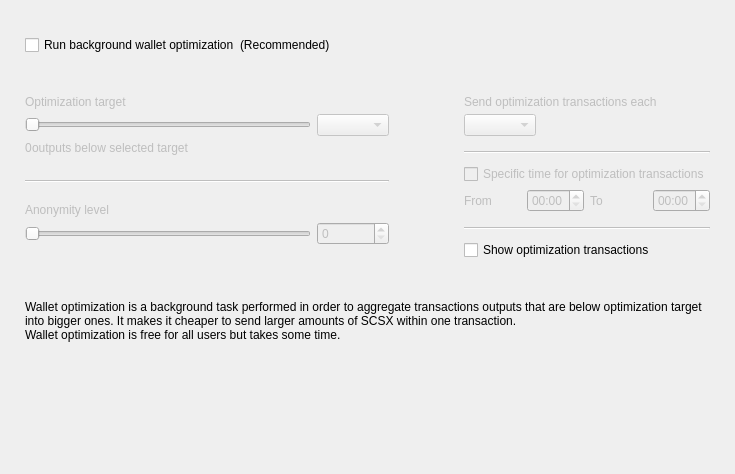
<?xml version="1.0" encoding="UTF-8"?>
<ui version="4.0">
 <class>OptimizationOptionsFrame</class>
 <widget class="QFrame" name="OptimizationOptionsFrame">
  <property name="geometry">
   <rect>
    <x>0</x>
    <y>0</y>
    <width>735</width>
    <height>474</height>
   </rect>
  </property>
  <property name="windowTitle">
   <string>Frame</string>
  </property>
  <property name="frameShape">
   <enum>QFrame::NoFrame</enum>
  </property>
  <property name="frameShadow">
   <enum>QFrame::Raised</enum>
  </property>
  <layout class="QVBoxLayout" name="verticalLayout">
   <property name="spacing">
    <number>0</number>
   </property>
   <property name="leftMargin">
    <number>25</number>
   </property>
   <property name="topMargin">
    <number>35</number>
   </property>
   <property name="rightMargin">
    <number>25</number>
   </property>
   <property name="bottomMargin">
    <number>0</number>
   </property>
   <item>
    <layout class="QHBoxLayout" name="horizontalLayout_2">
     <item>
      <widget class="QCheckBox" name="m_enableOptimizationCheck">
       <property name="text">
        <string>Run background wallet optimization</string>
       </property>
      </widget>
     </item>
     <item>
      <widget class="WalletGui::WalletNormalGrayTextLabel" name="label_8">
       <property name="text">
        <string>(Recommended)</string>
       </property>
      </widget>
     </item>
     <item>
      <spacer name="horizontalSpacer">
       <property name="orientation">
        <enum>Qt::Horizontal</enum>
       </property>
       <property name="sizeHint" stdset="0">
        <size>
         <width>40</width>
         <height>20</height>
        </size>
       </property>
      </spacer>
     </item>
    </layout>
   </item>
   <item>
    <spacer name="verticalSpacer_2">
     <property name="orientation">
      <enum>Qt::Vertical</enum>
     </property>
     <property name="sizeType">
      <enum>QSizePolicy::Fixed</enum>
     </property>
     <property name="sizeHint" stdset="0">
      <size>
       <width>20</width>
       <height>40</height>
      </size>
     </property>
    </spacer>
   </item>
   <item>
    <widget class="QWidget" name="m_optimizationOptionsWidget" native="true">
     <property name="enabled">
      <bool>true</bool>
     </property>
     <layout class="QHBoxLayout" name="horizontalLayout">
      <property name="spacing">
       <number>75</number>
      </property>
      <property name="leftMargin">
       <number>0</number>
      </property>
      <property name="topMargin">
       <number>0</number>
      </property>
      <property name="rightMargin">
       <number>0</number>
      </property>
      <property name="bottomMargin">
       <number>0</number>
      </property>
      <item alignment="Qt::AlignTop">
       <widget class="QWidget" name="widget1" native="true">
        <property name="enabled">
         <bool>false</bool>
        </property>
        <layout class="QGridLayout" name="gridLayout" columnstretch="50,0,0,0">
         <property name="leftMargin">
          <number>0</number>
         </property>
         <property name="topMargin">
          <number>0</number>
         </property>
         <property name="rightMargin">
          <number>0</number>
         </property>
         <property name="bottomMargin">
          <number>0</number>
         </property>
         <property name="verticalSpacing">
          <number>5</number>
         </property>
         <item row="0" column="0" colspan="4">
          <widget class="WalletGui::WalletNormalBlackTextLabel" name="label_5">
           <property name="text">
            <string>Optimization target</string>
           </property>
           <property name="indent">
            <number>0</number>
           </property>
          </widget>
         </item>
         <item row="4" column="0" colspan="4">
          <spacer name="verticalSpacer_3">
           <property name="orientation">
            <enum>Qt::Vertical</enum>
           </property>
           <property name="sizeType">
            <enum>QSizePolicy::Fixed</enum>
           </property>
           <property name="sizeHint" stdset="0">
            <size>
             <width>20</width>
             <height>20</height>
            </size>
           </property>
          </spacer>
         </item>
         <item row="1" column="0" colspan="3">
          <widget class="QSlider" name="m_thresholdSlider">
           <property name="maximum">
            <number>6</number>
           </property>
           <property name="pageStep">
            <number>1</number>
           </property>
           <property name="orientation">
            <enum>Qt::Horizontal</enum>
           </property>
          </widget>
         </item>
         <item row="1" column="3">
          <widget class="QComboBox" name="m_thresholdCombo"/>
         </item>
         <item row="5" column="0" colspan="4">
          <widget class="Line" name="line">
           <property name="orientation">
            <enum>Qt::Horizontal</enum>
           </property>
          </widget>
         </item>
         <item row="6" column="0" colspan="4">
          <spacer name="verticalSpacer_4">
           <property name="orientation">
            <enum>Qt::Vertical</enum>
           </property>
           <property name="sizeType">
            <enum>QSizePolicy::Fixed</enum>
           </property>
           <property name="sizeHint" stdset="0">
            <size>
             <width>20</width>
             <height>15</height>
            </size>
           </property>
          </spacer>
         </item>
         <item row="8" column="3">
          <widget class="QSpinBox" name="m_mixinSpin">
           <property name="buttonSymbols">
            <enum>QAbstractSpinBox::UpDownArrows</enum>
           </property>
          </widget>
         </item>
         <item row="7" column="0" colspan="4">
          <widget class="WalletGui::WalletNormalBlackTextLabel" name="label_7">
           <property name="text">
            <string>Anonymity level</string>
           </property>
           <property name="indent">
            <number>0</number>
           </property>
          </widget>
         </item>
         <item row="8" column="0" colspan="3">
          <widget class="QSlider" name="m_mixinSlider">
           <property name="pageStep">
            <number>1</number>
           </property>
           <property name="orientation">
            <enum>Qt::Horizontal</enum>
           </property>
          </widget>
         </item>
         <item row="2" column="0" colspan="4">
          <spacer name="verticalSpacer_12">
           <property name="orientation">
            <enum>Qt::Vertical</enum>
           </property>
           <property name="sizeType">
            <enum>QSizePolicy::Fixed</enum>
           </property>
           <property name="sizeHint" stdset="0">
            <size>
             <width>20</width>
             <height>0</height>
            </size>
           </property>
          </spacer>
         </item>
         <item row="3" column="0" colspan="4">
          <layout class="QHBoxLayout" name="horizontalLayout_3" stretch="0,1">
           <item>
            <widget class="QLabel" name="m_nonOptimizedOutputsLabel">
             <property name="text">
              <string>0</string>
             </property>
            </widget>
           </item>
           <item>
            <widget class="WalletGui::WalletNormalBlackTextLabel" name="m_nonOptimizedOutputsTextLabel">
             <property name="text">
              <string>outputs below selected target</string>
             </property>
            </widget>
           </item>
          </layout>
         </item>
        </layout>
       </widget>
      </item>
      <item>
       <layout class="QVBoxLayout" name="verticalLayout_3">
        <property name="spacing">
         <number>10</number>
        </property>
        <property name="rightMargin">
         <number>0</number>
        </property>
        <property name="bottomMargin">
         <number>0</number>
        </property>
        <item>
         <widget class="QWidget" name="widget2" native="true">
          <property name="enabled">
           <bool>false</bool>
          </property>
          <layout class="QGridLayout" name="gridLayout_2" columnstretch="0,0,0,0">
           <property name="leftMargin">
            <number>0</number>
           </property>
           <property name="topMargin">
            <number>0</number>
           </property>
           <property name="rightMargin">
            <number>0</number>
           </property>
           <property name="bottomMargin">
            <number>0</number>
           </property>
           <property name="verticalSpacing">
            <number>5</number>
           </property>
           <item row="2" column="0" colspan="2" alignment="Qt::AlignLeft">
            <widget class="QComboBox" name="m_periodCombo"/>
           </item>
           <item row="8" column="0">
            <widget class="WalletGui::WalletNormalBlackTextLabel" name="label_2">
             <property name="text">
              <string>From</string>
             </property>
            </widget>
           </item>
           <item row="8" column="1">
            <widget class="QTimeEdit" name="m_startTimeEdit">
             <property name="enabled">
              <bool>false</bool>
             </property>
             <property name="displayFormat">
              <string>HH:mm</string>
             </property>
            </widget>
           </item>
           <item row="8" column="2">
            <widget class="WalletGui::WalletNormalBlackTextLabel" name="label_3">
             <property name="text">
              <string>To</string>
             </property>
            </widget>
           </item>
           <item row="8" column="3">
            <widget class="QTimeEdit" name="m_stopTimeEdit">
             <property name="enabled">
              <bool>false</bool>
             </property>
             <property name="displayFormat">
              <string>HH:mm</string>
             </property>
            </widget>
           </item>
           <item row="6" column="0" colspan="4">
            <widget class="QCheckBox" name="m_optimizationTimeCheck">
             <property name="text">
              <string>Specific time for optimization transactions</string>
             </property>
            </widget>
           </item>
           <item row="4" column="0" colspan="4">
            <widget class="Line" name="line_2">
             <property name="orientation">
              <enum>Qt::Horizontal</enum>
             </property>
            </widget>
           </item>
           <item row="0" column="0" colspan="4">
            <widget class="WalletGui::WalletNormalBlackTextLabel" name="label_4">
             <property name="text">
              <string>Send optimization transactions each</string>
             </property>
             <property name="indent">
              <number>0</number>
             </property>
            </widget>
           </item>
           <item row="7" column="0" colspan="4">
            <spacer name="verticalSpacer_8">
             <property name="orientation">
              <enum>Qt::Vertical</enum>
             </property>
             <property name="sizeType">
              <enum>QSizePolicy::Fixed</enum>
             </property>
             <property name="sizeHint" stdset="0">
              <size>
               <width>20</width>
               <height>0</height>
              </size>
             </property>
            </spacer>
           </item>
           <item row="3" column="0" colspan="4">
            <spacer name="verticalSpacer_6">
             <property name="orientation">
              <enum>Qt::Vertical</enum>
             </property>
             <property name="sizeType">
              <enum>QSizePolicy::Fixed</enum>
             </property>
             <property name="sizeHint" stdset="0">
              <size>
               <width>20</width>
               <height>10</height>
              </size>
             </property>
            </spacer>
           </item>
           <item row="10" column="0" colspan="4">
            <widget class="Line" name="line_3">
             <property name="orientation">
              <enum>Qt::Horizontal</enum>
             </property>
            </widget>
           </item>
           <item row="1" column="0" colspan="4">
            <spacer name="verticalSpacer_5">
             <property name="orientation">
              <enum>Qt::Vertical</enum>
             </property>
             <property name="sizeType">
              <enum>QSizePolicy::Fixed</enum>
             </property>
             <property name="sizeHint" stdset="0">
              <size>
               <width>20</width>
               <height>0</height>
              </size>
             </property>
            </spacer>
           </item>
           <item row="5" column="0" colspan="4">
            <spacer name="verticalSpacer_7">
             <property name="orientation">
              <enum>Qt::Vertical</enum>
             </property>
             <property name="sizeType">
              <enum>QSizePolicy::Fixed</enum>
             </property>
             <property name="sizeHint" stdset="0">
              <size>
               <width>20</width>
               <height>5</height>
              </size>
             </property>
            </spacer>
           </item>
           <item row="9" column="0" colspan="4">
            <spacer name="verticalSpacer_10">
             <property name="orientation">
              <enum>Qt::Vertical</enum>
             </property>
             <property name="sizeType">
              <enum>QSizePolicy::Fixed</enum>
             </property>
             <property name="sizeHint" stdset="0">
              <size>
               <width>20</width>
               <height>10</height>
              </size>
             </property>
            </spacer>
           </item>
          </layout>
         </widget>
        </item>
        <item>
         <widget class="QCheckBox" name="m_showFusionTransactionsCheck">
          <property name="enabled">
           <bool>true</bool>
          </property>
          <property name="text">
           <string>Show optimization transactions</string>
          </property>
         </widget>
        </item>
       </layout>
      </item>
     </layout>
    </widget>
   </item>
   <item>
    <spacer name="verticalSpacer_11">
     <property name="orientation">
      <enum>Qt::Vertical</enum>
     </property>
     <property name="sizeType">
      <enum>QSizePolicy::Fixed</enum>
     </property>
     <property name="sizeHint" stdset="0">
      <size>
       <width>20</width>
       <height>40</height>
      </size>
     </property>
    </spacer>
   </item>
   <item>
    <widget class="WalletGui::WalletExtraNormalGrayTextLabel" name="m_helpLabel">
     <property name="text">
      <string>Wallet optimization is a background task performed in order to aggregate transactions outputs that are below optimization target into bigger ones. It makes it cheaper to send larger amounts of SCSX within one transaction.
Wallet optimization is free for all users but takes some time.</string>
     </property>
     <property name="wordWrap">
      <bool>true</bool>
     </property>
    </widget>
   </item>
   <item>
    <spacer name="verticalSpacer">
     <property name="orientation">
      <enum>Qt::Vertical</enum>
     </property>
     <property name="sizeHint" stdset="0">
      <size>
       <width>20</width>
       <height>40</height>
      </size>
     </property>
    </spacer>
   </item>
  </layout>
 </widget>
 <customwidgets>
  <customwidget>
   <class>WalletGui::WalletNormalGrayTextLabel</class>
   <extends>QLabel</extends>
   <header>Gui/Common/WalletTextLabel.h</header>
  </customwidget>
  <customwidget>
   <class>WalletGui::WalletNormalBlackTextLabel</class>
   <extends>QLabel</extends>
   <header>Gui/Common/WalletTextLabel.h</header>
  </customwidget>
  <customwidget>
   <class>WalletGui::WalletExtraNormalGrayTextLabel</class>
   <extends>QLabel</extends>
   <header>Gui/Common/WalletTextLabel.h</header>
  </customwidget>
 </customwidgets>
 <resources/>
 <connections>
  <connection>
   <sender>m_enableOptimizationCheck</sender>
   <signal>toggled(bool)</signal>
   <receiver>widget1</receiver>
   <slot>setEnabled(bool)</slot>
   <hints>
    <hint type="sourcelabel">
     <x>147</x>
     <y>47</y>
    </hint>
    <hint type="destinationlabel">
     <x>176</x>
     <y>204</y>
    </hint>
   </hints>
  </connection>
  <connection>
   <sender>m_thresholdSlider</sender>
   <signal>valueChanged(int)</signal>
   <receiver>OptimizationOptionsFrame</receiver>
   <slot>thresholdChanged(int)</slot>
   <hints>
    <hint type="sourcelabel">
     <x>116</x>
     <y>139</y>
    </hint>
    <hint type="destinationlabel">
     <x>355</x>
     <y>194</y>
    </hint>
   </hints>
  </connection>
  <connection>
   <sender>m_mixinSlider</sender>
   <signal>valueChanged(int)</signal>
   <receiver>OptimizationOptionsFrame</receiver>
   <slot>mixinChanged(int)</slot>
   <hints>
    <hint type="sourcelabel">
     <x>116</x>
     <y>240</y>
    </hint>
    <hint type="destinationlabel">
     <x>367</x>
     <y>236</y>
    </hint>
   </hints>
  </connection>
  <connection>
   <sender>m_optimizationTimeCheck</sender>
   <signal>toggled(bool)</signal>
   <receiver>m_startTimeEdit</receiver>
   <slot>setEnabled(bool)</slot>
   <hints>
    <hint type="sourcelabel">
     <x>543</x>
     <y>179</y>
    </hint>
    <hint type="destinationlabel">
     <x>501</x>
     <y>207</y>
    </hint>
   </hints>
  </connection>
  <connection>
   <sender>m_optimizationTimeCheck</sender>
   <signal>toggled(bool)</signal>
   <receiver>m_stopTimeEdit</receiver>
   <slot>setEnabled(bool)</slot>
   <hints>
    <hint type="sourcelabel">
     <x>543</x>
     <y>179</y>
    </hint>
    <hint type="destinationlabel">
     <x>643</x>
     <y>207</y>
    </hint>
   </hints>
  </connection>
  <connection>
   <sender>m_mixinSpin</sender>
   <signal>valueChanged(int)</signal>
   <receiver>OptimizationOptionsFrame</receiver>
   <slot>mixinChanged(int)</slot>
   <hints>
    <hint type="sourcelabel">
     <x>273</x>
     <y>271</y>
    </hint>
    <hint type="destinationlabel">
     <x>367</x>
     <y>236</y>
    </hint>
   </hints>
  </connection>
  <connection>
   <sender>m_thresholdCombo</sender>
   <signal>currentIndexChanged(int)</signal>
   <receiver>OptimizationOptionsFrame</receiver>
   <slot>thresholdChanged(int)</slot>
   <hints>
    <hint type="sourcelabel">
     <x>270</x>
     <y>139</y>
    </hint>
    <hint type="destinationlabel">
     <x>367</x>
     <y>236</y>
    </hint>
   </hints>
  </connection>
  <connection>
   <sender>m_enableOptimizationCheck</sender>
   <signal>toggled(bool)</signal>
   <receiver>widget2</receiver>
   <slot>setEnabled(bool)</slot>
   <hints>
    <hint type="sourcelabel">
     <x>158</x>
     <y>48</y>
    </hint>
    <hint type="destinationlabel">
     <x>556</x>
     <y>197</y>
    </hint>
   </hints>
  </connection>
 </connections>
 <slots>
  <slot>thresholdChanged(int)</slot>
  <slot>mixinChanged(int)</slot>
 </slots>
</ui>
